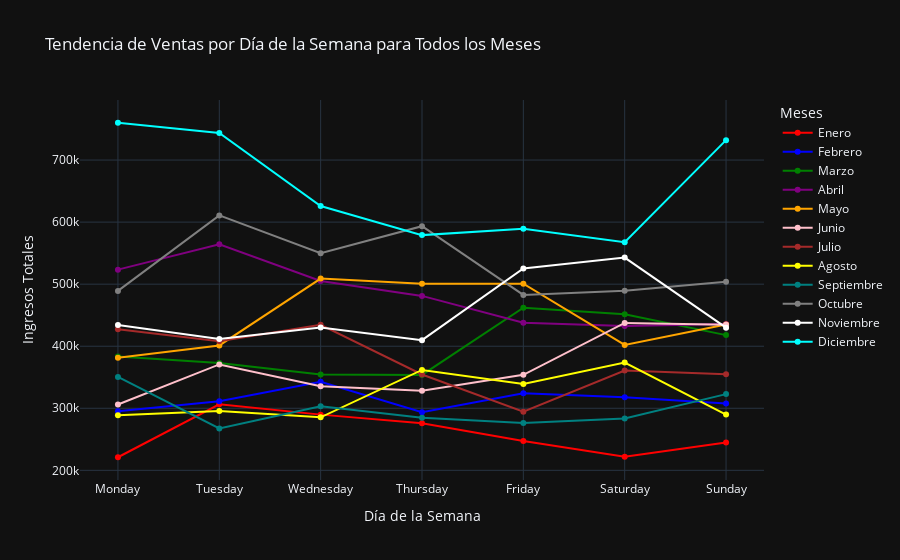

This figure's notebook cell:
### Code cell
fig = go.Figure()

# hice mi propia paleta de colores para cada mes
colores_mes = {
    'Enero': 'red',
    'Febrero': 'blue',
    'Marzo': 'green',
    'Abril': 'purple',
    'Mayo': 'orange',
    'Junio': 'pink',
    'Julio': 'brown',
    'Agosto': 'yellow',
    'Septiembre': 'teal',
    'Octubre': 'gray',
    'Noviembre': 'white',
    'Diciembre': 'cyan'
}

for mes in meses:
    df_mes = dataframes[mes]
    
    # Extraemos el día de la semana
    df_mes['Día de la Semana'] = df_mes['Fecha de Pedido'].dt.day_name()
    
    # Agrupar por día de la semana
    ventas_por_dia = df_mes.groupby('Día de la Semana')['Ingreso Total'].sum()
    
    # Asegurar el orden correcto de los días
    dias_ordenados = ['Monday', 'Tuesday', 'Wednesday', 'Thursday', 'Friday', 'Saturday', 'Sunday']
    ventas_por_dia = ventas_por_dia.reindex(dias_ordenados)
    
    # trazar las lineas
    fig.add_trace(go.Scatter(
        x=ventas_por_dia.index,
        y=ventas_por_dia.values,
        mode='lines+markers',
        name=mes,
        line=dict(color=colores_mes[mes])  # Asignamos el color específico al mes
    ))

fig.update_layout(
    title='Tendencia de Ventas por Día de la Semana para Todos los Meses',
    xaxis_title='Día de la Semana',
    yaxis_title='Ingresos Totales',
    legend_title='Meses',
    template='plotly_dark'
)

fig.show()

### Figure 1 — Plotly figure (JSON) as saved in the notebook; plotly's stock layout.template omitted (floating-point values rounded to 4 significant figures)
{"data": [{"line": {"color": "red"}, "mode": "lines+markers", "name": "Enero", "type": "scatter", "x": ["Monday", "Tuesday", "Wednesday", "Thursday", "Friday", "Saturday", "Sunday"], "y": [221074, 306432, 289761, 275785, 247303, 221942, 244763]}, {"line": {"color": "blue"}, "mode": "lines+markers", "name": "Febrero", "type": "scatter", "x": ["Monday", "Tuesday", "Wednesday", "Thursday", "Friday", "Saturday", "Sunday"], "y": [295333, 311356, 342741, 293689, 324342, 317890, 307793]}, {"line": {"color": "green"}, "mode": "lines+markers", "name": "Marzo", "type": "scatter", "x": ["Monday", "Tuesday", "Wednesday", "Thursday", "Friday", "Saturday", "Sunday"], "y": [383251, 373042, 354604, 353720, 462116, 451404, 417894]}, {"line": {"color": "purple"}, "mode": "lines+markers", "name": "Abril", "type": "scatter", "x": ["Monday", "Tuesday", "Wednesday", "Thursday", "Friday", "Saturday", "Sunday"], "y": [523425, 564393, 505014, 481113, 437686, 432770, 435937]}, {"line": {"color": "orange"}, "mode": "lines+markers", "name": "Mayo", "type": "scatter", "x": ["Monday", "Tuesday", "Wednesday", "Thursday", "Friday", "Saturday", "Sunday"], "y": [381343, 401279, 508998, 500804, 500848, 402114, 434881]}, {"line": {"color": "pink"}, "mode": "lines+markers", "name": "Junio", "type": "scatter", "x": ["Monday", "Tuesday", "Wednesday", "Thursday", "Friday", "Saturday", "Sunday"], "y": [306023, 370654, 335628, 328351, 353857, 437550, 434612]}, {"line": {"color": "brown"}, "mode": "lines+markers", "name": "Julio", "type": "scatter", "x": ["Monday", "Tuesday", "Wednesday", "Thursday", "Friday", "Saturday", "Sunday"], "y": [427408, 408197, 434473, 354405, 294542, 360777, 354769]}, {"line": {"color": "yellow"}, "mode": "lines+markers", "name": "Agosto", "type": "scatter", "x": ["Monday", "Tuesday", "Wednesday", "Thursday", "Friday", "Saturday", "Sunday"], "y": [288728, 295666, 285415, 361832, 339099, 373600, 289803]}, {"line": {"color": "teal"}, "mode": "lines+markers", "name": "Septiembre", "type": "scatter", "x": ["Monday", "Tuesday", "Wednesday", "Thursday", "Friday", "Saturday", "Sunday"], "y": [350489, 267477, 303104, 284780, 276291, 283703, 322839]}, {"line": {"color": "gray"}, "mode": "lines+markers", "name": "Octubre", "type": "scatter", "x": ["Monday", "Tuesday", "Wednesday", "Thursday", "Friday", "Saturday", "Sunday"], "y": [489122, 610817, 550018, 593415, 482645, 489342, 504005]}, {"line": {"color": "white"}, "mode": "lines+markers", "name": "Noviembre", "type": "scatter", "x": ["Monday", "Tuesday", "Wednesday", "Thursday", "Friday", "Saturday", "Sunday"], "y": [434032, 411505, 430297, 409776, 525332, 542807, 429938]}, {"line": {"color": "cyan"}, "mode": "lines+markers", "name": "Diciembre", "type": "scatter", "x": ["Monday", "Tuesday", "Wednesday", "Thursday", "Friday", "Saturday", "Sunday"], "y": [760134, 743600, 625946, 579041, 589237, 567656, 732063]}], "layout": {"legend": {"title": {"text": "Meses"}}, "title": {"text": "Tendencia de Ventas por Día de la Semana para Todos los Meses"}, "xaxis": {"title": {"text": "Día de la Semana"}}, "yaxis": {"title": {"text": "Ingresos Totales"}}}}
